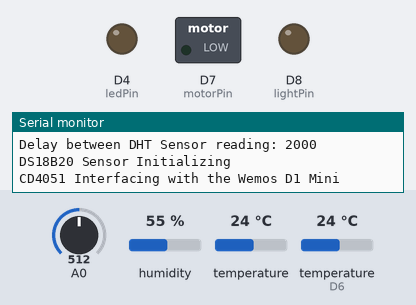
Bench run of a sketch on a simulated ESP8266 (Wemos D1 mini). On the bench: switched loads named in the sketch (green lamp = pin HIGH), output pins drawn as LEDs (lit = HIGH), the last lines printed to the serial monitor. Inputs (shaded band) come from the test bench; at power-on: A0 = 512, humidity 55 %, temperature 24 °C, temperature (sensor on D6) 24 °C. EEPROM starts erased; pins used as bus, display or sensor lines are not drawn.

Above: at 14.0 s.
At 24.0 s:
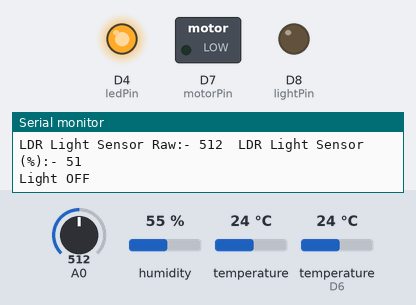
Timing chart, 0 to 29.1 s (numbered marks = the images above):
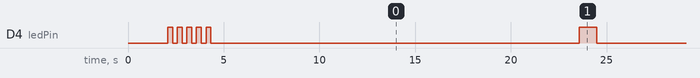

The sketch:

AgriTech_Cayenne_monitoring.ino
```cpp
/*
 * This code automatically provides watering and light to
 * your plant and you can also monitor the sensor parameters
 * like soil temperature, soil moisture, air temperautre and humidity,
 * and light intensity via the Cayenne application from anywhere in the
 * world.
 * But you can just monitor and would not be able to control the water
 * pump or led light via the Cayenne application
 */

/*
 * Libraries required for sending data to Cayenne Cloud server
 */
#define CAYENNE_PRINT Serial
#include <CayenneMQTTESP8266.h>
#include <ESP8266WiFi.h>

/*
 * Libraries required for interfacing the DS18B20 digital
 * temperature sensor
 * DS18B20 sensor uses 1-wire protocol for sending the
 * temperature readings
 */
#include <OneWire.h>
#include <DallasTemperature.h>

/*
 * EEPROM is used to store the the light intensity threshold and
 * soil moisture threshold.
 * Based on the light intensity threshold the led light can be switched
 * ON/OFF automatically
 * Based on the soil moisture threshold the water pump can be switched
 * ON/OFF automatically
 * You can change these threshold values via the cayenne app
 */
#include <EEPROM.h>

/*
 * Libraries required for interfacing the DHT11 digital
 * temperature and humidity sensor
 */
#include <Adafruit_Sensor.h>
#include <DHT.h>
#include <DHT_U.h>

#define DHTPIN  12         // GPIO Pin which is connected to the DHT sensor.
#define DHTTYPE DHT11     // DHT11 or DHT22 (AM2302) or DHT21 (AM2301)
DHT_Unified dht(DHTPIN, DHTTYPE);
uint32_t delayMS;

// Data wire is plugged into GPIO 0 on the wemos d1 mini
#define ONE_WIRE_BUS 0
#define TEMPERATURE_PRECISION 12

// Setup a oneWire instance to communicate with any OneWire devices (not just Maxim/Dallas temperature ICs)
OneWire oneWire(ONE_WIRE_BUS);

// Pass our oneWire reference to Dallas Temperature.
DallasTemperature sensors(&oneWire);

// arrays to hold DS18B20 device addresses
DeviceAddress insideThermometer = { 0x28, 0x7C, 0xC7, 0x97, 0x09, 0x00, 0x00, 0x61 };

/*
 * Three binary signals (A, B and C) select one of the eight
 * channels to be turned on and connect one of the eight inputs
 * to the common pin.
 * In our case we have grounded the C binary control signal, so
 * using A and B binary control signals
 * we can select one of the four channels to be turned on and connect
 * one of them to the common pim (A0 of Wemos D1 mini).
 *  Wiring:
 *  Wemos   ->  4051
 *  ---------------
 *  D0      ->   S0 / A
 *  D5      ->   S1 / B
 *  GND     ->   S2 / C
 *  A0      ->   Common
 *  3.3v    ->   VCC
 *  GND     ->   GND
 *  GND     ->   Inhibit
 *  GND     ->   VEE
 *
 */
const int s0 = 16;   //A
const int s1 = 14;   //B

/*
 * Variable to store the analog sensors value
 */
unsigned int analogVal = 0;

/*
 * Built in LED pin (GPIO 2 or D4)of the Wemos D1 Mini
 */
const int ledPin = 2;

/*
 * LED Light is connected to GPIO 15 or D8 pin
 * of the Wemos D1 Mini
 */
const int lightPin = 15;

/*
 * LED Light is connected to GPIO 13 or D7 pin
 * of the Wemos D1 Mini
 */
const int motorPin = 13;

//WiFi signal strength Variable
long wifiRSSI = 0;

// WiFi network info i.e. SSID and Password
char ssid[] = "LitlHeat";            //Add your home wifi network ssid
char wifiPassword[] = "Auoate@11";   //Add wifi password

// Cayenne authentication info. This should be obtained from the Cayenne Dashboard.
char username[] = "9ccd05e0-658-11e7-8378-e1a615c9f526";       //Add your username
char password[] = "98b38f9c8518d6c03cc53fd9819be5ddc03c8e";   //Add your password
char clientID[] = "1ccd5020-ae9f-11e-b0e9-e9adcff3788e";       //Add your clientID

 //Publish data every 15 seconds (15000 milliseconds). Change this value to publish at a different interval.
int uploadInterval = 15000; //in milliseconds
unsigned long lastMillis = 0;

/*
 * Function to read an integer data from a particular address in EEPROM
 */
int eepromReadInt(int address){
   int value = 0x0000;
   value = value | (EEPROM.read(address) << 8);
   value = value | EEPROM.read(address+1);
   return value;
}

/*
 * Function to write an integer data to a particular address in EEPROM
 */
void eepromWriteInt(int address, int value){
   EEPROM.write(address, (value >> 8) & 0xFF );
   EEPROM.write(address+1, value & 0xFF);
   EEPROM.commit();
}

/*
 * Function to select one of the four channels to be turned on and connect
 * one of them to the common pim (A0 of Wemos D1 mini).
 * Just pass oon the analog channel you want to read (0 to 3) and it will
 * return you the analog reading in integer format
 */
int analogread(int pin)
{
  unsigned int tempVal = 0;

  if (pin == 0)
  {
    digitalWrite(s1,LOW);
    digitalWrite(s0,LOW);
    delay(25);
    //Reading Ay0
    tempVal = analogRead(A0);
    return tempVal;
  }
  else if (pin == 1)
  {
    digitalWrite(s1,LOW);
    digitalWrite(s0,HIGH);
    delay(25);
    //Reading Ay1
    tempVal = analogRead(A0);
    return tempVal;
  }
  else if (pin == 2)
  {
    digitalWrite(s1,HIGH);
    digitalWrite(s0,LOW);
    delay(25);
    //Reading Ay2
    tempVal = analogRead(A0);
    return tempVal;
  }
  else if (pin == 3)
  {
    digitalWrite(s1,HIGH);
    digitalWrite(s0,HIGH);
    delay(25);
    //Reading Ay3
    tempVal = analogRead(A0);
    return tempVal;
  }
}

/*
 * Function to Initialize the pins connected to the binary signals of CD4051
 * as output
 */
void initializeCD4051(void)
{
  pinMode(s0,OUTPUT);
  pinMode(s1,OUTPUT);

  //Default Ay0 connected to A0
  digitalWrite(s1,LOW);
  digitalWrite(s0,LOW);
}

/*
 * Function for blinking an led
 */
void ledBlink(int ledpin, int times)
{
  for (int i = 0; i < times; i++)
  {
    digitalWrite(ledpin, HIGH);
    delay(250);
    digitalWrite(ledpin, LOW);
    delay(250);
  }
}

/*
 * Function for reading the DS18B20 temperature sensor using its unique address
 */
float readSoilTemperature(DeviceAddress deviceAddress)
{
  // call sensors.requestTemperatures() to issue a global temperature
  // request to all devices on the bus
  sensors.requestTemperatures();

  float tempC = sensors.getTempC(deviceAddress);
  Serial.print("Temperature C: ");
  Serial.print(tempC);
  Serial.print(" Temperature F: ");
  Serial.println(DallasTemperature::toFahrenheit(tempC));

  return tempC;
}

/*
 * Function for reading the air temperature using DHT11 digital temperature and humidity sensor
 */
float readAirTemperature(void)
{
  float tempC = 0;
  sensors_event_t event;
  dht.temperature().getEvent(&event);
  tempC = event.temperature;
  if (isnan(tempC)) {
    Serial.println("Error reading temperature!");
  }
  else {
    Serial.print("Temperature: ");

    Serial.print(tempC);
    Serial.print(" *C");
  }
  return tempC;
}

/*
 * Function for reading the air humidity using DHT11 digital temperature and humidity sensor
 */
float readAirHumidity(void)
{
  float hum = 0;
  sensors_event_t event;
  dht.humidity().getEvent(&event);
  hum = event.relative_humidity;
  if (isnan(hum)) {
    Serial.println("Error reading humidity!");
  }
  else {
    Serial.print("Humidity: ");

    Serial.print(hum);
    Serial.print(" %");
  }
  return hum;
}

/*
 * Function to switch ON the LED Light using MOSFET
 */
void lightON(void)
{
  digitalWrite(lightPin, HIGH);
}

/*
 * Function to switch OFF the LED Light using MOSFET
 */
void lightOff(void)
{
  digitalWrite(lightPin, LOW);
}

/*
 * Function to switch ON the water pump using MOSFET
 */
void motorPumpON(void)
{
  digitalWrite(motorPin, HIGH);
}

/*
 * Function to switch OFF the water pump using MOSFET
 */
void motorPumpOff(void)
{
  digitalWrite(motorPin, LOW);
}

void setup() {
  // put your setup code here, to run once:
 initializeCD4051();
 pinMode(motorPin, OUTPUT);
 pinMode(lightPin, OUTPUT);
 motorPumpOff();
 lightOff();

 pinMode(ledPin, OUTPUT);
 digitalWrite(ledPin, LOW);

 Serial.begin(9600);
 Serial.println("");
 Serial.println("");
 Serial.println("Smart Mali Project!");

 EEPROM.begin(512); // Initlize EEPROM with 512 Bytes

 Serial.println("DHT Sensor Initializing");
 //Initialize DHT sensor device.
 dht.begin();
 // Print temperature sensor details.
 sensor_t sensor;
 dht.temperature().getSensor(&sensor);
 // Print humidity sensor details.
 dht.humidity().getSensor(&sensor);
 // Set delay between sensor readings based on sensor details.
 delayMS = sensor.min_delay / 1000;
 Serial.print("Delay between DHT Sensor reading: ");
 Serial.println(delayMS);
 delayMS = delayMS * 2;

 Serial.println("DS18B20 Sensor Initializing");
 // Start up the DS18B20 library
 sensors.begin();
 // set the resolution
 sensors.setResolution(insideThermometer, TEMPERATURE_PRECISION);

 delay(500);                      // Wait for half a second

 Cayenne.begin(username, password, clientID, ssid, wifiPassword);

 ledBlink(ledPin, 5);

 Serial.println("CD4051 Interfacing with the Wemos D1 Mini");
}

void loop() {
  Cayenne.loop();
  int lightLevel, soilLevel;

  if (millis() - lastMillis > uploadInterval )
  {
    // put your main code here, to run repeatedly:
    Serial.println("");

    digitalWrite(ledPin, HIGH);

    analogVal = 0;
    analogVal = analogread(0);
    Serial.print("Soil Moisture Sensor Raw:- ");
    Serial.print(analogVal);
    Serial.print("  ");
    soilLevel = map(analogVal, 0, 1000, 0, 100);
    Serial.print("Soil Moisture Sensor (%):- ");
    Serial.println(soilLevel);
    if (soilLevel < 25)
    {
      Serial.println("Motor ON for 2.5 seconds and then OFF");
      motorPumpON();
      delay(2500);
      motorPumpOff();
    }
    else{
      Serial.println("Motor OFF");
      motorPumpOff();
    }

    analogVal = 0;
    analogVal = analogread(1);
    Serial.print("LDR Light Sensor Raw:- ");
    Serial.print(analogVal);
    Serial.print("  ");
    lightLevel = map(analogVal, 0, 1000, 0, 100);
    Serial.print("LDR Light Sensor (%):- ");
    Serial.println(lightLevel);
    if (lightLevel < 25)
    {
      Serial.println("Light ON ");
      lightON();
    }
    else{
      Serial.println("Light OFF");
      lightOff();
    }

    float soilTemperature = readSoilTemperature(insideThermometer);

    float airTemperature = readAirTemperature();
    Serial.print("  ");
    float airHumidity = readAirHumidity();
    Serial.println("");

    //the received wifi signal strength:
    wifiRSSI = WiFi.RSSI();
    Serial.print("RSSI:");
    Serial.println(wifiRSSI);

    //Write data to Cayenne here. The following code lines just sends all the important data to Cayenne
    Cayenne.virtualWrite(1, lastMillis);
    Cayenne.luxWrite(2, lightLevel);
    Cayenne.virtualWrite(3, soilLevel);
    Cayenne.celsiusWrite(5, airTemperature);
    Cayenne.virtualWrite(6, airHumidity);
    Cayenne.virtualWrite(7, wifiRSSI);
    Cayenne.celsiusWrite(12, soilTemperature);

    digitalWrite(ledPin, LOW);
    lastMillis = millis();
  }

  delay(delayMS*2);
}
```

Measured:
- by itself, D4 (ledPin): goes 4 × (LOW 0.25 s, HIGH 0.25 s), 6 × (LOW 19.3 s, HIGH 0.90 s), then LOW
